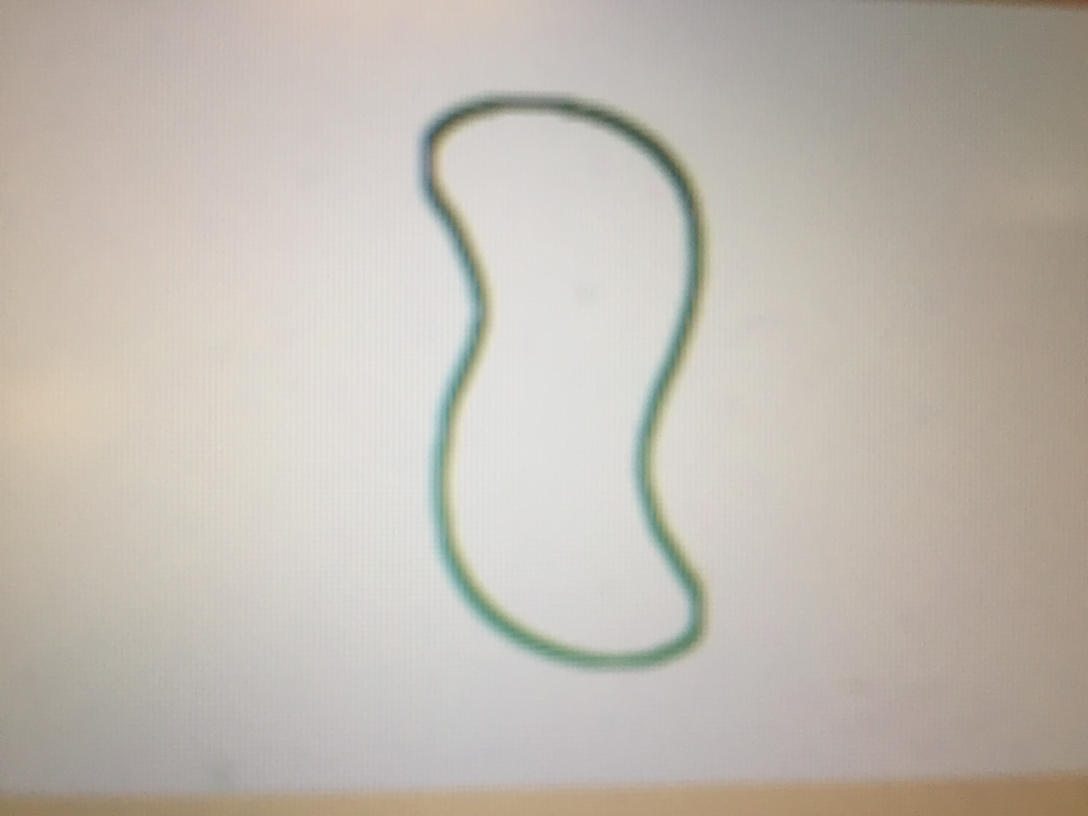
#> input picture version2/img/1greenhollowsquiggle.jpg, 3264 x 2448 px (shown at 1/3 size)
$ python thresh.py --image img/1greenhollowsquiggle.jpg   (older library calls are emulated)
#> lines starting #> are read from the running program, lines starting #| are printed output that depends on the picture; after the words box and inside, x2 and y2 are one past the last pixel; in counts of white or black regions, pixels touching at a corner belong together
import cv2

from sklearn.externals import joblib
import matplotlib.pyplot as plt

import re
import argparse
import numpy as np
from math import exp

ap = argparse.ArgumentParser()
ap.add_argument('-i','--image', required=True, help='path to image')
args = vars(ap.parse_args())
path = args['image']


# Reading the image
image = cv2.imread(path,0)
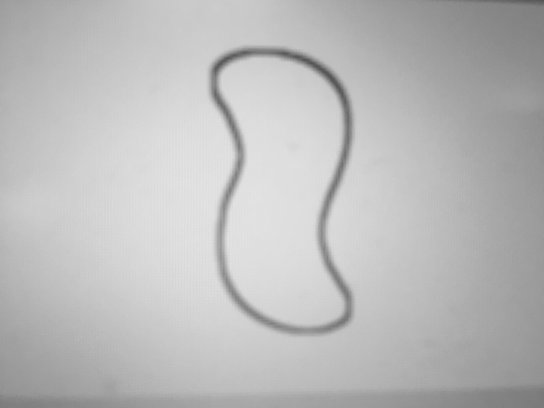
#> image: shape (2448, 3264) (shown at 1/6 size); min 47, max 232, mean 187.1

# Series: Thresholding -> Canny Edge -> dilate ->
_, thresh = cv2.threshold(image, 120, 255, cv2.THRESH_BINARY)
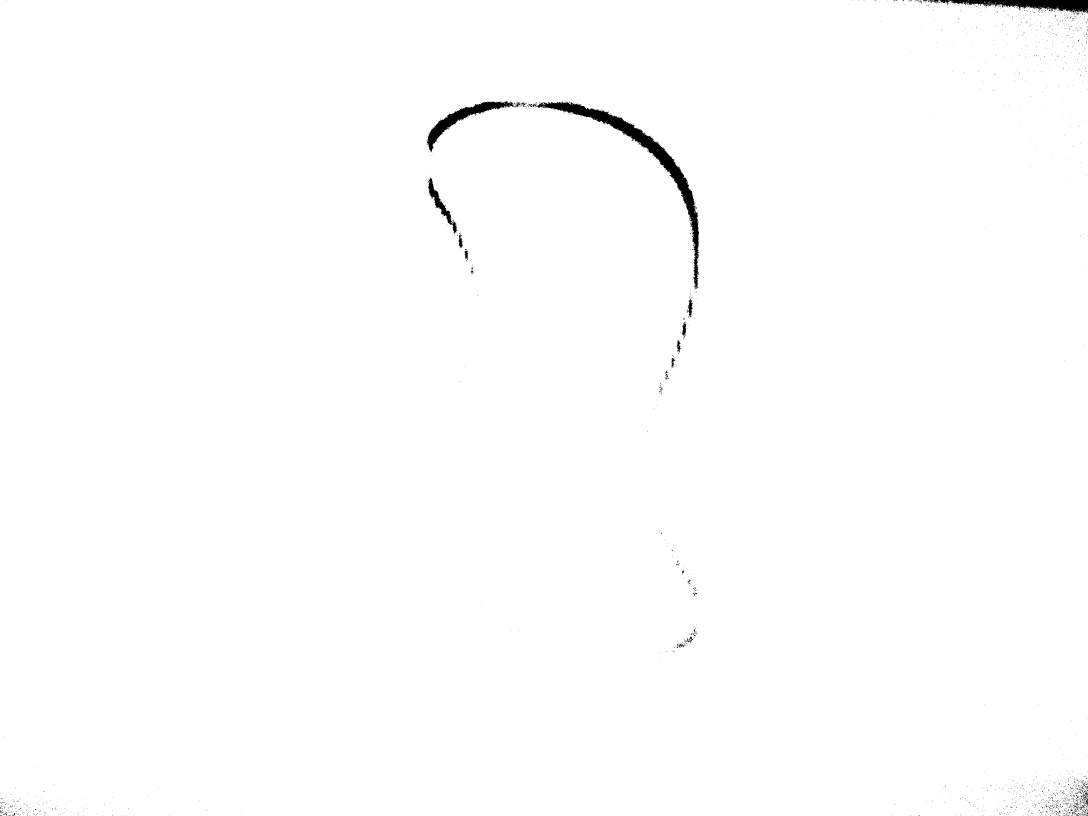
#> thresh: shape (2448, 3264) (shown at 1/3 size); 99.4% white; 1822 black regions (1775 under 20 px), largest, box (x1, y1, x2, y2) and area: (1590, 305, 2099, 868) 21066, (2819, 0, 3264, 39) 8849, (1280, 303, 1545, 455) 7533
edge = cv2.Canny(thresh,100,200)
#> edge: shape (2448, 3264); 0.21% white in thin lines or dots
kernel = np.ones((5,5), np.uint8)
dilation = cv2.dilate(edge, kernel, iterations=3)
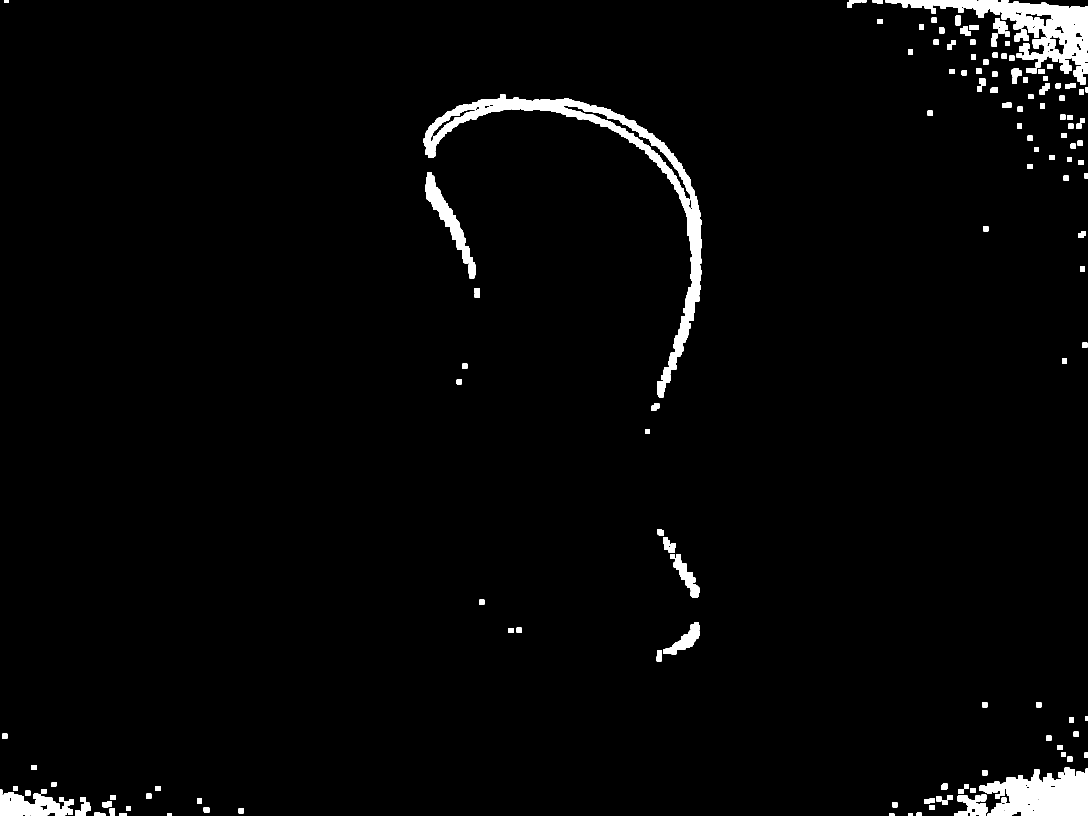
#> dilation: shape (2448, 3264) (shown at 1/3 size); 2.5% white; 154 white regions
blur = cv2.blur(dilation, (5,5))


dilation = thresh

### Haar Cascades ###
# https://docs.opencv.org/3.4.3/d7/d8b/tutorial_py_face_detection.html

_, contours, _ = cv2.findContours(dilation,cv2.RETR_TREE,cv2.CHAIN_APPROX_SIMPLE)
#> contours = 2483 contours, 2433 with area under 20; largest, box (x1, y1, x2, y2) and area: (0, 0, 3264, 2448) 7974738, (1596, 304, 2100, 869) 22263, (1280, 302, 1543, 456) 7976, (1283, 532, 1359, 676) 2649, (2063, 896, 2080, 953) 498

# Draw contour against a black background
size = image.shape
blank = np.zeros((*size,3))
newimage = cv2.drawContours(blank, contours, -1, (0,200,205), 10)
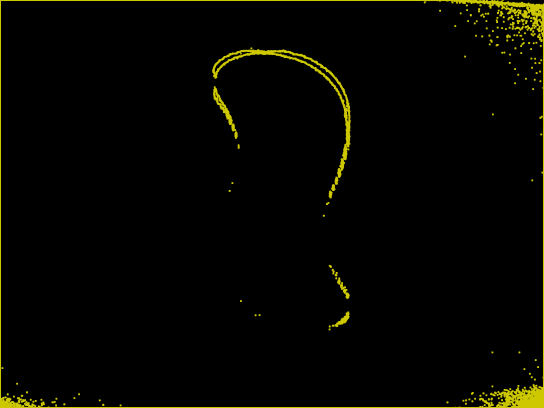
#> newimage: shape (2448, 3264, 3) float64 (shown at 1/6 size); mean of channels 0, 1, 2 0, 5.3, 5.4; drawn as B, G, R


plt.subplots_adjust(hspace=0.7)
plt.subplot(3,3,1), plt.title('Original'), plt.imshow(image, cmap='gray')
plt.subplot(3,3,2,), plt.title('Threshold'), plt.imshow(edge, cmap='gray')
plt.subplot(3,3,3), plt.title('Dilation'), plt.imshow(dilation, cmap='gray')
plt.subplot(3,3,4), plt.title('blur'), plt.imshow(blur, cmap='gray')
plt.subplot(3,3,5), plt.title('contours'), plt.imshow(newimage)

# plt.subplot(2,2,3), plt.title('dilation'), plt.imshow(dilation)
plt.show()
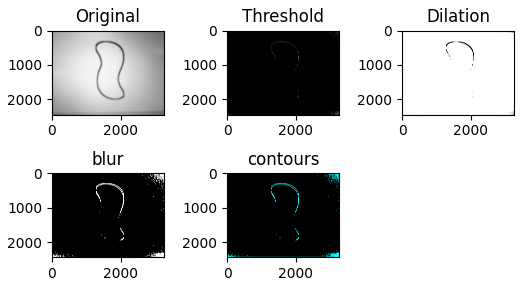
#> figure drawn by matplotlib, 5 panels

$ run again, on version2/img/1purplestripesquiggle.jpg
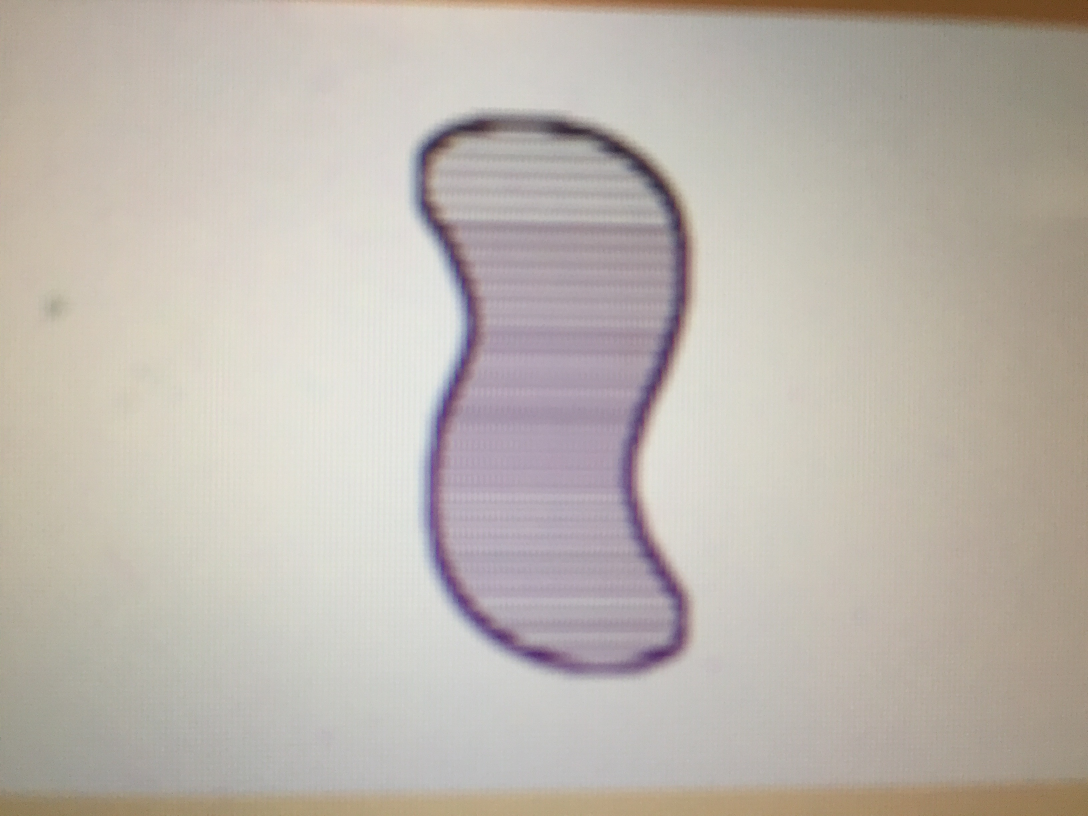
#> input picture version2/img/1purplestripesquiggle.jpg, 3264 x 2448 px (shown at 1/3 size)
#> `_, thresh = cv2.threshold(image, 120, 255, cv2.THRESH_BINARY)`:
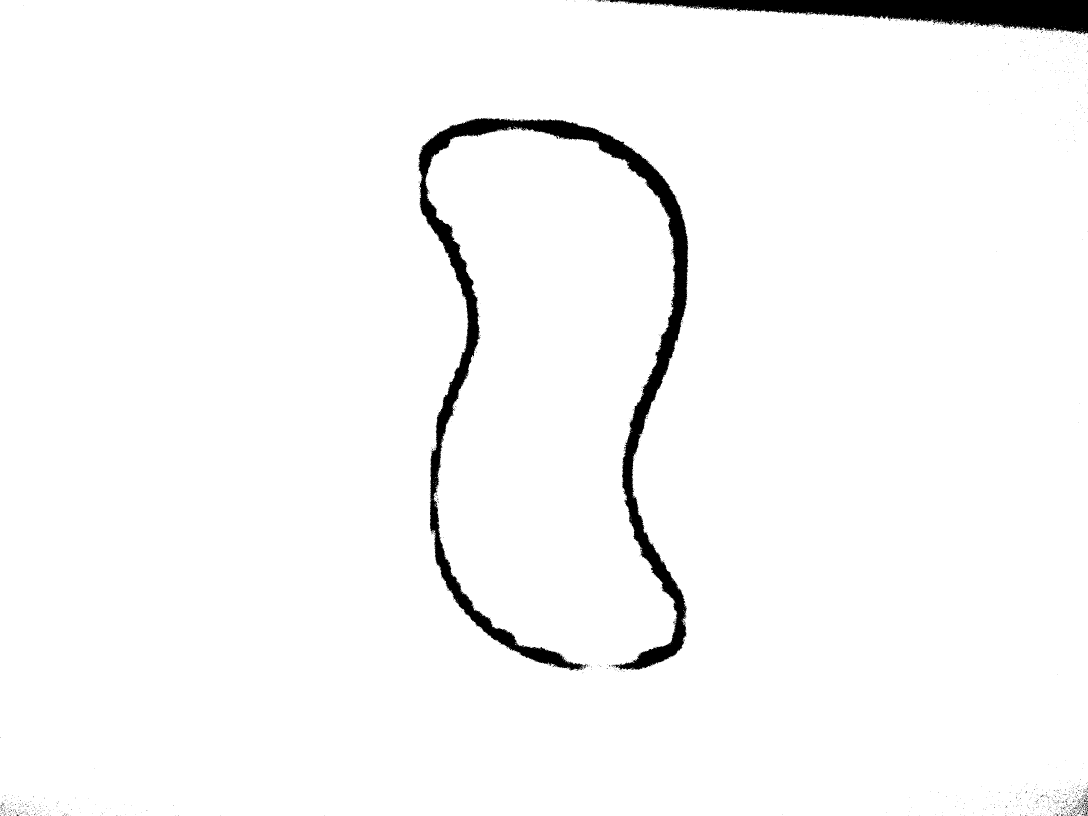
#> thresh: shape (2448, 3264) (shown at 1/3 size); 97.2% white; 1395 black regions (1376 under 20 px), largest, box (x1, y1, x2, y2) and area: (1256, 354, 2065, 2013) 149108, (1817, 0, 3264, 104) 70874, (3247, 2392, 3264, 2407) 81
#> edge: shape (2448, 3264); 0.3% white in thin lines or dots
#> dilation: shape (2448, 3264); 3.4% white; 101 white regions
#> contours = 2511 contours, 2492 with area under 20; largest, box (x1, y1, x2, y2) and area: (0, 0, 3264, 2448) 7912482, (1255, 353, 2066, 2014) 155102, (3219, 2420, 3234, 2429) 66, (1292, 1592, 1303, 1602) 43, (3245, 2412, 3253, 2422) 38
#> `newimage = cv2.drawContours(blank, contours, -1, (0,200,205), 10)`:
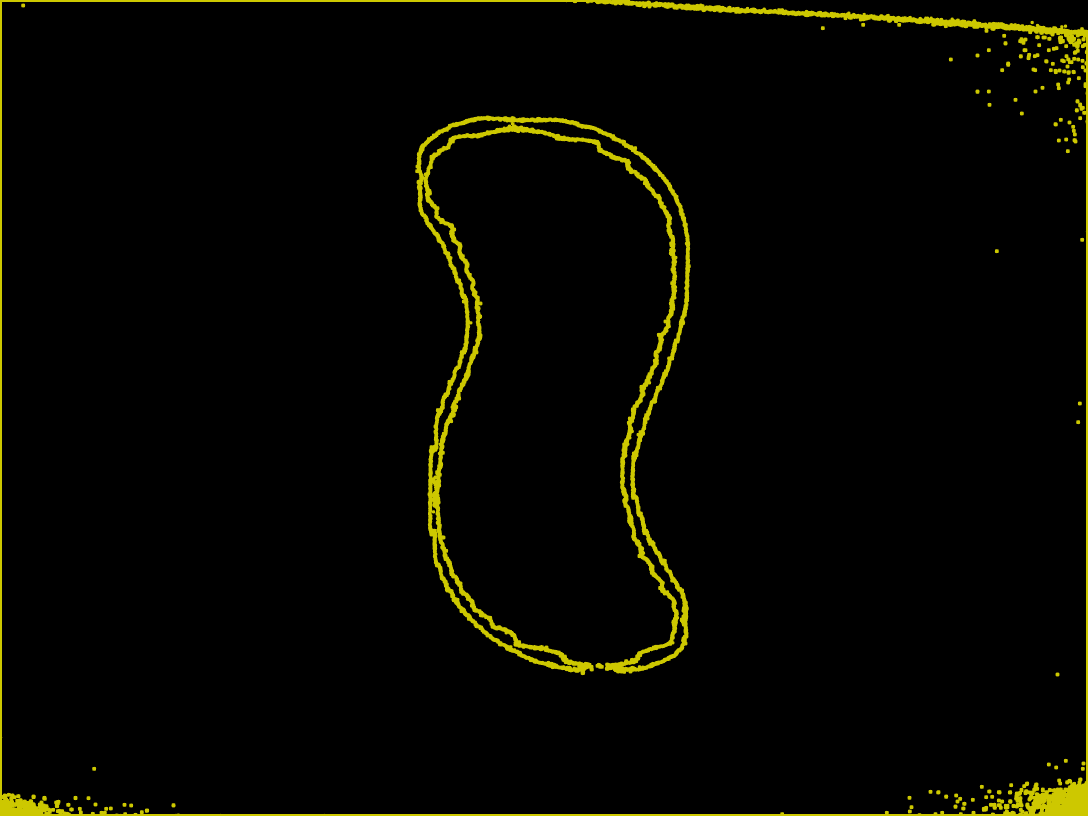
#> newimage: shape (2448, 3264, 3) float64 (shown at 1/3 size); mean of channels 0, 1, 2 0, 6.5, 6.7; drawn as B, G, R
